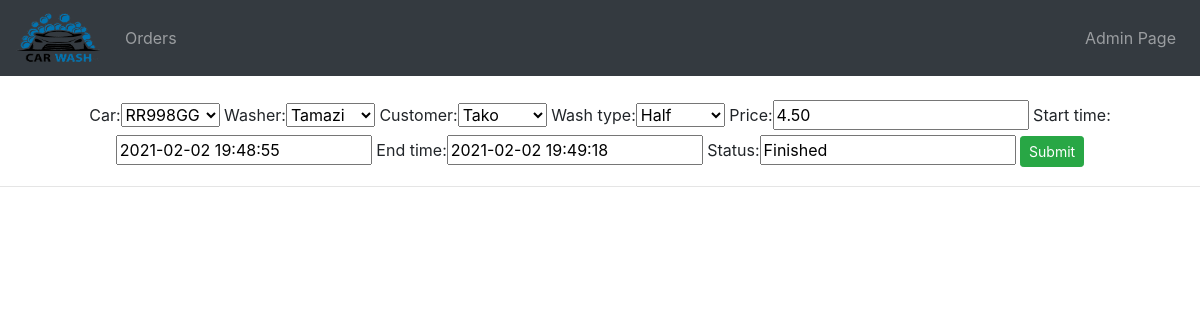
/update_order/4, run on the app's committed database.
### car_wash/models.py (models this page shows, shortened)
class Order(models.Model):
    car = models.ForeignKey(Car, on_delete=models.PROTECT, related_name='orders', default=None)
    washer = models.ForeignKey(CarWasher, on_delete=models.CASCADE, related_name='orders')
    customer = models.ForeignKey(Customer, on_delete=models.SET_NULL, null=True, related_name='orders')
    wash_type = models.ForeignKey(WashType, on_delete=models.PROTECT, related_name='orders', default=None)
    order_price = models.DecimalField(max_digits=4, decimal_places=2, verbose_name=_("Price"), default=None, blank=True)
    created_date = models.DateTimeField(auto_now=True, verbose_name=_("Created Date"))
    order_start_date = models.DateTimeField(verbose_name=_("Start time"))
    order_end_date = models.DateTimeField(verbose_name=_("End time"))
    status = models.CharField(max_length=200, default=None)

### car_wash/views.py (the view)
# urls.py: path('update_order/<int:pk>', update_order, name='update_order'),
def update_order(request, pk):
    order = Order.objects.get(id=pk)
    form = OrderForm(instance=order)
    if request.method == 'POST':
        form = OrderForm(request.POST, instance=order)
        if form.is_valid():
            form.save()
            return redirect(home)
    context = {'form': form}
    return render(request, 'order_form.html', context)

### car_wash/forms.py
class OrderForm(ModelForm):
    class Meta:
        model = Order
        fields = '__all__'

### car_wash/models.py (called while the page is built)
    def __str__(self):
        return self.name

    def __str__(self):
        return self.name

    def __str__(self):
        return self.name

    def __str__(self):
        return f"{self.license_plate}"

### car_wash/templates/order_form.html (shortened to what this page needs)
{% extends 'base.html' %}
{% block body %}
<br>
    <form action="" method="POST" >
        {{ form }}
        <input class="btn btn-sm btn-success" type="submit" name="submit">
    </form>
{% endblock body %}

### data on the page
Order: car "RR998GG", washer "Tamazi", customer "Tako", wash_type "Half", order_price "4.50", order_start_date "2021-02-02 19:48:55", order_end_date "2021-02-02 19:49:18", status "Finished"
